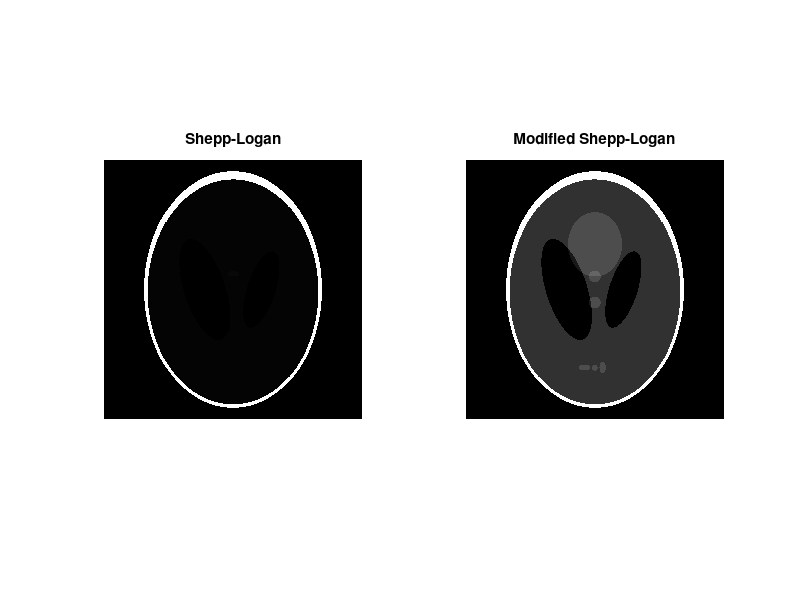
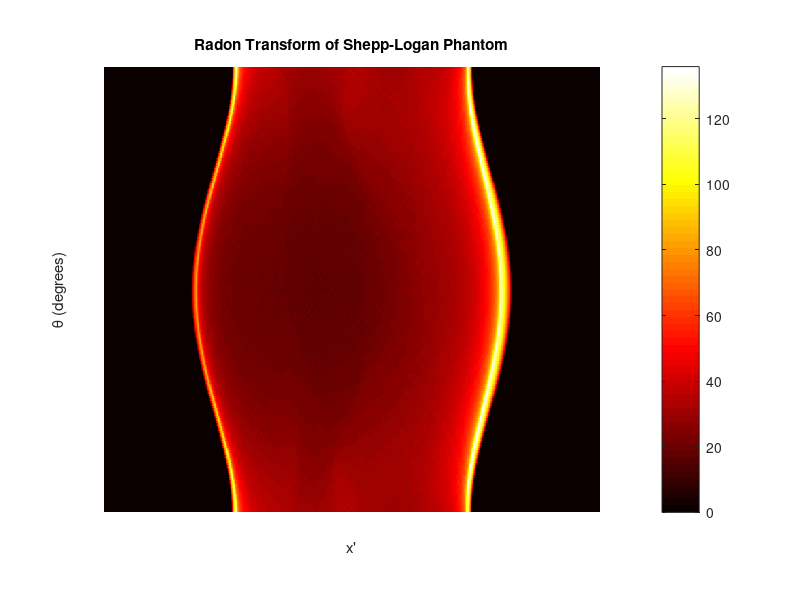
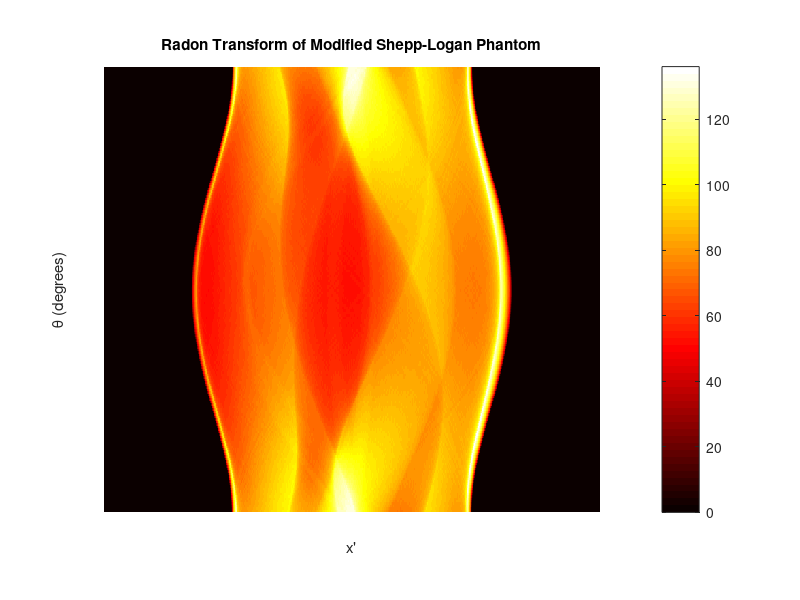
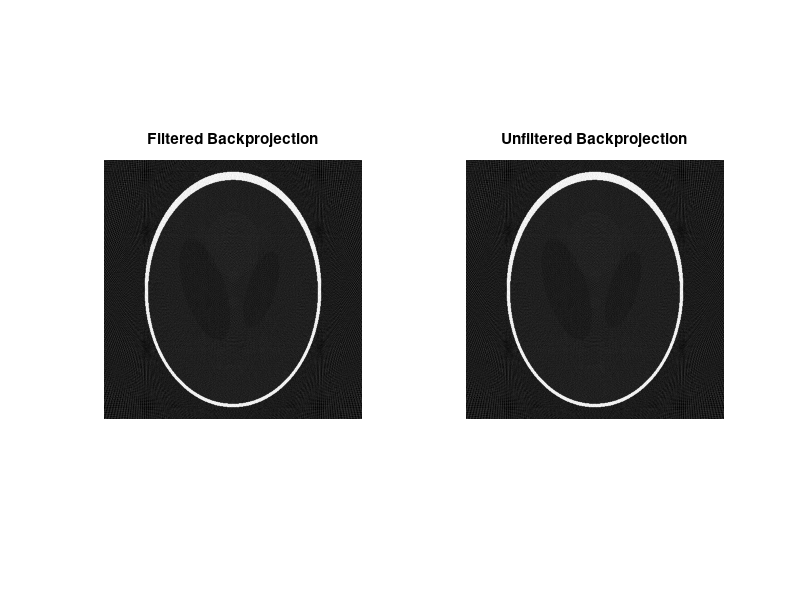

These figures' MATLAB source, in order:
% Shepp-Logan reconstruction
clear;
clc;

n = 512; % Number of pixels
P = phantom('Shepp-Logan', n);
PM = phantom('Modified Shepp-Logan', n);

% Display the Shepp-Logan and Modified Shepp-Logan phantoms
figure;
subplot(1, 2, 1);
imshow(P, []);
title('Shepp-Logan');
subplot(1, 2, 2);
imshow(PM, []);
title('Modified Shepp-Logan');

theta = 0:179; % Range of angles for the Radon transform

% Compute the Radon transform for Shepp-Logan phantom
[RP, xP] = radon(P, theta);

% New y-axis range
yMin = -100;
yMax = 100;
yScale = linspace(yMin, yMax, size(RP, 1)); % Number of points as the size of the row of RP

% Display the Radon transform for Shepp-Logan phantom
figure;
imshow(RP', [], 'XData', yScale, 'YData', theta, 'InitialMagnification', 'fit');
xlabel('x''');
ylabel('\theta (degrees)');
colormap(gca, hot);
colorbar;
title('Radon Transform of Shepp-Logan Phantom');

% Compute the Radon transform for Modified Shepp-Logan phantom
[RPM, xPM] = radon(PM, theta);

yScalePM = linspace(yMin, yMax, size(RPM, 1));

% Display the Radon transform for Modified Shepp-Logan phantom
figure;
imshow(RPM', [], 'XData', yScalePM, 'YData', theta, 'InitialMagnification', 'fit');
xlabel('x''');
ylabel('\theta (degrees)');
colormap(gca, hot);
colorbar;
title('Radon Transform of Modified Shepp-Logan Phantom');

% Reconstruction using iradon for Shepp-Logan phantom
reconP1 = iradon(RP, theta);
reconP2 = iradon(RP, theta, 'linear', 'Ram-Lak');

figure;
subplot(1, 2, 1);
imshow(reconP1, []);
title('Filtered Backprojection');
subplot(1, 2, 2);
imshow(reconP2, []);
title('Unfiltered Backprojection');

% Reconstruction using iradon for Modified Shepp-Logan phantom
reconPM1 = iradon(RPM, theta);
reconPM2 = iradon(RPM, theta, 'linear', 'Ram-Lak');

figure;
subplot(1, 2, 1);
imshow(reconPM1, []);
title('Filtered Backprojection');
subplot(1, 2, 2);
imshow(reconPM2, []);
title('Unfiltered Backprojection');